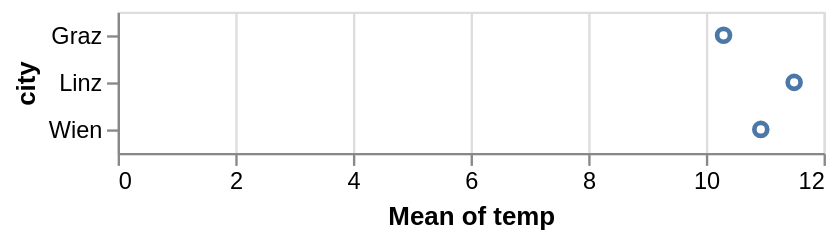

Notebook cell for this chart:
### Markdown cell above
## Datentransformation: Aggregation

Um eine größere Flexibilität bei der Visualisierung von Daten zu ermöglichen, verfügt Altair über eine eingebaute Syntax für die *Aggregation* von Daten. Wir können zum Beispiel den Durchschnitt aller Werte berechnen, indem wir eine Aggregationsfunktion zusammen mit dem Spaltennamen angeben:

### Code cell
alt.Chart(df).mark_point().encode(
    x='mean(temp)',
    y='city'
)

### Figure 1 — Vega-Lite specification as saved in the notebook (floating-point values rounded to 4 significant figures)
{"config": {"view": {"continuousWidth": 300, "continuousHeight": 300}}, "data": {"name": "data-7f41ec7df670bb075c53817f719782ac"}, "mark": {"type": "point"}, "encoding": {"x": {"aggregate": "mean", "field": "temp", "type": "quantitative"}, "y": {"field": "city", "type": "nominal"}}, "$schema": "https://vega.github.io/schema/vega-lite/v6.4.1.json", "datasets": {"data-7f41ec7df670bb075c53817f719782ac": [{"city": "Linz", "month": "Apr", "temp": 12.1}, {"city": "Linz", "month": "Aug", "temp": 20.3}, {"city": "Linz", "month": "Dec", "temp": 2.1}, {"city": "Wien", "month": "Apr", "temp": 11.0}, {"city": "Wien", "month": "Aug", "temp": 20.8}, {"city": "Wien", "month": "Dec", "temp": 1.0}, {"city": "Graz", "month": "Apr", "temp": 10.5}, {"city": "Graz", "month": "Aug", "temp": 19.5}, {"city": "Graz", "month": "Dec", "temp": 0.9}]}}
